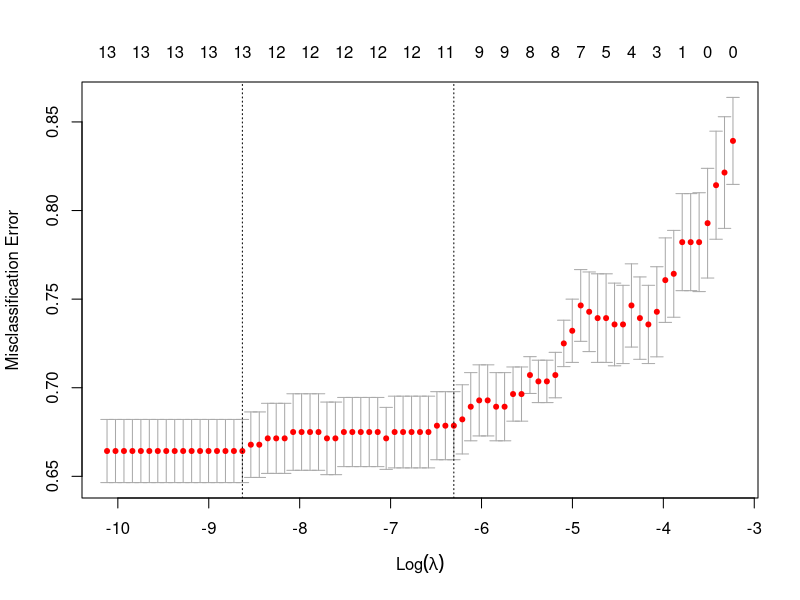

Write the R code that produced this figure.
## ---- chunk 1
# Packages
library(caret)
library(glmnet)
library(dplyr)

## ---- chunk 2
# Read data
Thirty_Minutes_Macro <- read.csv("Burning Macro and Micro Data - 30 Minutes  - Macro.csv",
                 stringsAsFactors = FALSE)
## ---- chunk 3
# Set outcome
Thirty_Minutes_Macro$Tool <- as.factor(Thirty_Minutes_Macro$Tool)

# Remove rows with missing data
lasso_data_complete <- na.omit(Thirty_Minutes_Macro)

# Check how many rows remain
nrow(lasso_data_complete)
## ---- chunk 4
# Separate outcome and predictors
y <- lasso_data_complete$Tool

x_raw <- lasso_data_complete %>%
  select(-Tool)

# Check near-zero variance variables
nzv_metrics <- nearZeroVar(
  x_raw,
  freqCut = 95/5,
  uniqueCut = 10,
  saveMetrics = TRUE
)

nzv_metrics

# See which variables are flagged
nzv_metrics[nzv_metrics$nzv == TRUE, ]

# Remove near-zero variance predictors
nzv_vars <- rownames(nzv_metrics[nzv_metrics$nzv == TRUE, ])

x_filtered <- x_raw %>%
  select(-all_of(nzv_vars))
## ---- chunk 5
# Dummy-code categorical predictors
dummy_model <- dummyVars(~ ., data = x_filtered, fullRank = TRUE)

x <- predict(dummy_model, newdata = x_filtered)

# Make sure x is a matrix
x <- as.matrix(x)
## ---- chunk 6
set.seed(42)

cv_lasso <- cv.glmnet(
  x = x,
  y = y,
  family = "multinomial",
  alpha = 1,
  type.measure = "class",
  nfolds = 10,
  standardize = FALSE
)

# Plot cross-validation curve
plot(cv_lasso)

# Best lambda
cv_lasso$lambda.min

# More conservative lambda
cv_lasso$lambda.1se
## ---- chunk 7
# Coefficients at lambda.min
coef_min <- coef(cv_lasso, s = "lambda.min")

# Coefficients at lambda.1se
coef_1se <- coef(cv_lasso, s = "lambda.1se")
## ---- chunk 8
# Function to pull non-zero coefficients by class
get_selected_vars <- function(coef_object) {
  selected <- lapply(coef_object, function(class_coef) {
    temp <- as.matrix(class_coef)
    rownames(temp)[temp[, 1] != 0]
  })
  
  selected <- lapply(selected, function(vars) {
    vars[vars != "(Intercept)"]
  })
  
  return(selected)
}

selected_min <- get_selected_vars(coef_min)
selected_1se <- get_selected_vars(coef_1se)

selected_min
selected_1se
## ---- chunk 9
# Classification accuracy for lambda.min and lambda.1se

# Predicted classes for lambda.min
pred_min <- predict(
  cv_lasso,
  newx = x,
  s = "lambda.min",
  type = "class"
)

# Predicted classes for lambda.1se
pred_1se <- predict(
  cv_lasso,
  newx = x,
  s = "lambda.1se",
  type = "class"
)

# Convert predictions to factors with the same levels as your outcome
pred_min <- factor(pred_min[, 1], levels = levels(y))
pred_1se <- factor(pred_1se[, 1], levels = levels(y))

# Calculate classification accuracy
accuracy_min <- mean(pred_min == y)
accuracy_1se <- mean(pred_1se == y)

# Overall accuracy results
accuracy_min
accuracy_1se
## ---- chunk 10
# Function for accuracy by tool type
accuracy_by_tool <- function(actual, predicted) {
  
  results <- data.frame(
    Tool = levels(actual),
    Correct = NA,
    Total = NA,
    Accuracy = NA
  )
  
  for (i in seq_along(levels(actual))) {
    
    tool <- levels(actual)[i]
    
    tool_rows <- actual == tool
    
    results$Correct[i] <- sum(predicted[tool_rows] == actual[tool_rows])
    results$Total[i] <- sum(tool_rows)
    results$Accuracy[i] <- results$Correct[i] / results$Total[i]
  }
  
  return(results)
}
## ---- chunk 11
# Accuracy by tool type for lambda.min
accuracy_min <- accuracy_by_tool(
  actual = y,
  predicted = pred_min
)

accuracy_min

# Accuracy by tool type for lambda.1se
accuracy_1se <- accuracy_by_tool(
  actual = y,
  predicted = pred_1se
)

accuracy_1se
## ---- chunk 12
# Confusion matrix for lambda.min
confusionMatrix(
  data = pred_min,
  reference = y
)

# Confusion matrix for lambda.1se
confusionMatrix(
  data = pred_1se,
  reference = y
)
